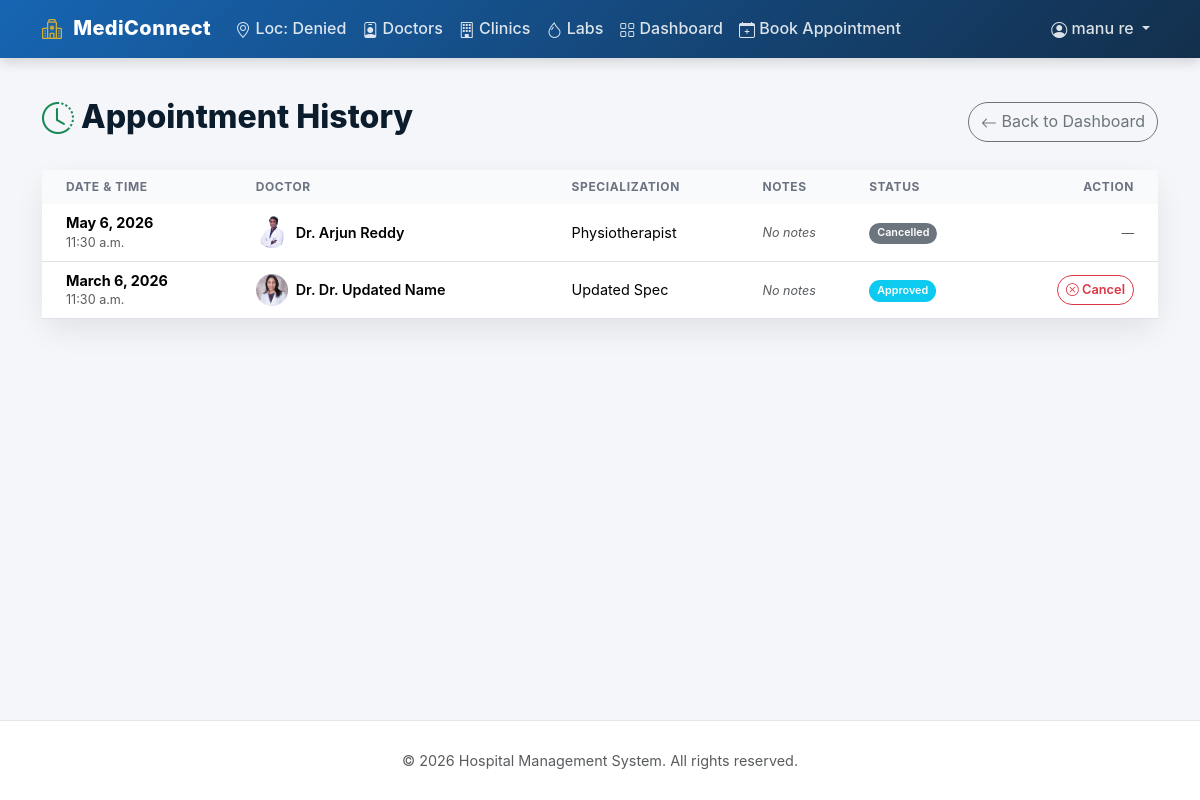
Screenshot of /appointments/history/ (signed in) with the database file from the repository.
### appointments/models.py (models this page shows, shortened)
class Appointment(models.Model):
    STATUS_CHOICES = [
        ('PENDING', 'Pending'),
        ('APPROVED', 'Approved'),
        ('COMPLETED', 'Completed'),
        ('CANCELLED', 'Cancelled'),
    ]
    patient = models.ForeignKey(
        User,
        on_delete=models.CASCADE,
        related_name='patient_appointments'
    )
    doctor = models.ForeignKey(
        Doctor,
        on_delete=models.CASCADE,
        related_name='doctor_appointments'
    )
    date = models.DateField()
    time = models.TimeField()
    status = models.CharField(
        max_length=20,
        choices=STATUS_CHOICES,
        default='PENDING'
    )
    notes = models.TextField(blank=True, null=True)
    created_at = models.DateTimeField(auto_now_add=True)
    class Meta:
        ordering = ['-date', '-time']

### doctors/models.py (models this page shows, shortened)
class Doctor(models.Model):
    user = models.OneToOneField(
        User, on_delete=models.CASCADE, related_name='doctor_profile',
        null=True, blank=True  # Admin-created doctors may not have user account
    )
    name = models.CharField(max_length=200)
    specialization = models.CharField(max_length=200)
    city = models.ForeignKey(City, on_delete=models.CASCADE, related_name='doctors')
    clinic = models.ForeignKey(
        Clinic, on_delete=models.CASCADE, related_name='doctors',
        help_text="Primary hospital/clinic"
    )
    experience = models.IntegerField(help_text="Years of experience")
    consultation_fee = models.DecimalField(max_digits=10, decimal_places=2)
    profile_image = models.ImageField(
        upload_to='doctors/', blank=True, null=True
    )
    class Meta:
        verbose_name_plural = "Doctors"

### appointments/views.py (the view)
# urls.py: path('history/', views.appointment_history, name='appointment_history'),
@patient_required
def appointment_history(request):
    appointments = request.user.patient_appointments.all()
    return render(request, 'appointments/appointment_history.html', {
        'appointments': appointments
    })

### accounts/models.py (called while the page is built)
    @property
    def is_patient(self):
        return self.role == 'PATIENT'

### templates/appointments/appointment_history.html (shortened to what this page needs)
{% extends 'base.html' %}
{% block content %}
<div class="d-flex justify-content-between align-items-center mb-4">
    <h2 class="page-title">
        <i class="bi bi-clock-history text-success"></i> Appointment History
    </h2>
    <a href="{% url 'appointments:patient_dashboard' %}" class="btn btn-outline-secondary rounded-pill">
        <i class="bi bi-arrow-left"></i> Back to Dashboard
    </a>
</div>
<div class="card">
    <div class="card-body p-0">
        <div class="table-responsive">
            <table class="table table-hover mb-0">
                <thead class="bg-light">
                    <tr>
                        <th class="ps-4">Date & Time</th>
                        <th>Doctor</th>
                        <th>Specialization</th>
                        <th>Notes</th>
                        <th>Status</th>
                        <th class="text-end pe-4">Action</th>
                    </tr>
                </thead>
                <tbody>
                    {% for apt in appointments %}
                    <tr>
                        <td class="ps-4">
                            <div class="fw-bold">{{ apt.date }}</div>
                            <div class="small text-muted">{{ apt.time }}</div>
                        </td>
                        <td>
                            <div class="d-flex align-items-center">
                                {% if apt.doctor.profile_image %}
                                <img src="{{ apt.doctor.profile_image.url }}" alt="" class="rounded-circle me-2"
                                    style="width: 32px; height: 32px; object-fit: cover;">
                                {% else %}
                                <img src="https://api.dicebear.com/9.x/avataaars/svg?seed={{ apt.doctor.user.username }}"
                                    alt="" class="rounded-circle me-2"
                                    style="width: 32px; height: 32px; object-fit: cover;">
                                {% endif %}
                                <span class="fw-semibold">Dr. {{ apt.doctor.name }}</span>
                            </div>
                        </td>
                        <td>{{ apt.doctor.specialization }}</td>
                        <td>
                            {% if apt.notes %}
                            <span class="text-truncate d-inline-block" style="max-width: 150px;"
                                title="{{ apt.notes }}">
                                {{ apt.notes }}
                            </span>
                            {% else %}
                            <span class="text-muted small"><em>No notes</em></span>
                            {% endif %}
                        </td>
                        <td>
                            <span class="badge
                                {% if apt.status == 'PENDING' %}bg-warning text-dark
                                {% elif apt.status == 'APPROVED' %}bg-info text-white
                                {% elif apt.status == 'COMPLETED' %}bg-success
                                {% elif apt.status == 'CANCELLED' %}bg-secondary
                                {% endif %}">
                                {{ apt.get_status_display }}
                            </span>
                        </td>
                        <td class="text-end pe-4">
                            {% if apt.status == 'PENDING' or apt.status == 'APPROVED' %}
                            <a href="{% url 'appointments:cancel_appointment' apt.pk %}"
                                class="btn btn-outline-danger btn-sm btn-action"
                                onclick="return confirm('Are you sure you want to cancel this appointment?');">
                                <i class="bi bi-x-circle"></i> Cancel
                            </a>
                            {% else %}
                            <span class="text-muted small">—</span>
                            {% endif %}
                        </td>
                    </tr>
                    {% endfor %}
                </tbody>
            </table>
        </div>
    </div>
</div>
{% endblock %}

### templates/base.html (shortened to what this page needs)
<!DOCTYPE html>
<html lang="en">
<head>
    <link href="https://cdn.jsdelivr.net/npm/bootstrap@5.3.2/dist/css/bootstrap.min.css" rel="stylesheet">
    <link href="https://cdn.jsdelivr.net/npm/bootstrap-icons@1.11.1/font/bootstrap-icons.css" rel="stylesheet">
</head>
<body>
    <nav class="navbar navbar-expand-lg navbar-dark bg-primary">
        <div class="container">
            <a class="navbar-brand" href="{% url 'doctors:doctor_list' %}">
                <i class="bi bi-hospital"></i> MediConnect
            </a>
            <div class="collapse navbar-collapse" id="navbarNav">
                <ul class="navbar-nav me-auto">
                    <li class="nav-item">
                        <span class="nav-link" id="userLocation"> Location</span>
                    </li>
                    <li class="nav-item">
                        <a class="nav-link" href="{% url 'doctors:doctor_list' %}"><i class="bi bi-person-badge"></i>
                            Doctors</a>
                    </li>
                    <li class="nav-item">
                        <a class="nav-link" href="{% url 'hospitals:clinic_list' %}"><i class="bi bi-building"></i>
                            Clinics</a>
                    </li>
                    <li class="nav-item">
                        <a class="nav-link" href="{% url 'hospitals:lab_list' %}"><i class="bi bi-droplet"></i> Labs</a>
                    </li>
                    {% if user.is_authenticated %}
                    {% if user.is_staff %}
                    <li class="nav-item">
                        <a class="nav-link" href="/admin/"><i class="bi bi-gear"></i> Admin</a>
                    </li>
                    {% elif user.is_authenticated and user.profile.role == 'PATIENT' %}
                    <li class="nav-item">
                        <a class="nav-link" href="{% url 'appointments:patient_dashboard' %}">
                            <i class="bi bi-grid"></i> Dashboard</a>
                    </li>
                    <li class="nav-item">
                        <a class="nav-link" href="{% url 'doctors:doctor_list' %}">
                            <i class="bi bi-calendar-plus"></i> Book Appointment
                        </a>
                    </li>
                    {% elif user.is_authenticated and user.profile.role == 'DOCTOR' %}
                    <li class="nav-item">
                        <a class="nav-link" href="{% url 'doctors:dashboard' %}"><i class="bi bi-grid"></i>
                            Dashboard</a>
                    </li>
                    {% endif %}
                    {% endif %}
                </ul>
                <ul class="navbar-nav">
                    {% if user.is_authenticated %}
                    <li class="nav-item dropdown">
                        <a class="nav-link dropdown-toggle" href="#" data-bs-toggle="dropdown">
                            <i class="bi bi-person-circle"></i> {{ user.get_full_name|default:user.username }}
                        </a>
                    </li>
                    {% endif %}
                </ul>
            </div>
        </div>
    </nav>
    <main class="container">
        {% block content %}{% endblock %}
    </main>
    <footer class="text-center text-muted">
        <div class="container">
            <p class="mb-0">&copy; {% now "Y" %} Hospital Management System. All rights reserved.</p>
        </div>
    </footer>
</body>
</html>

### templates/base.html (style rules this page uses)
:root { --royal-blue: #1765b2; --royal-blue-light: #132f4c; --emerald: #1fa37c; --emerald-dark: #178b69; --soft-gold: #d4af37; --bg-light: #f4f6f9; --text-dark: #1f2933; --text-muted: #6b7280; --card-bg: #ffffff; }
body { min-height: 100vh; display: flex; flex-direction: column; background-color: var(--bg-light); color: var(--text-dark); font-family: "Inter", "Segoe UI", system-ui, -apple-system, sans-serif; }
main { flex: 1; padding: 2.5rem 0; }
.navbar { background: linear-gradient(135deg, var(--royal-blue), var(--royal-blue-light)); box-shadow: 0 4px 12px rgba(0, 0, 0, 0.15); }
.navbar-brand { font-weight: 800; letter-spacing: 0.4px; color: #ffffff !important; }
.navbar-brand i { color: var(--soft-gold); margin-right: 6px; }
.nav-link { color: rgba(255, 255, 255, 0.85) !important; font-weight: 500; transition: all 0.25s ease; }
.card { background: var(--card-bg); border: none; border-radius: 1rem; box-shadow: 0 12px 30px rgba(0, 0, 0, 0.08); transition: transform 0.25s ease, box-shadow 0.25s ease; }
footer { background: #ffffff; border-top: 1px solid #e5e7eb; padding: 1.8rem 0; font-size: 0.9rem; color: var(--text-muted); }
footer p { margin-bottom: 0; }
i.bi { vertical-align: middle; }

### templates/appointments/appointment_history.html (style rules this page uses)
.page-title { font-weight: 800; color: #0b1c2d; }
.card { border-radius: 1.25rem; border: none; box-shadow: 0 12px 30px rgba(0, 0, 0, 0.08); }
.table thead th { font-size: 0.75rem; letter-spacing: 0.05em; text-transform: uppercase; color: #6b7280; border-bottom: none; background-color: #f9fafb; }
.table td { vertical-align: middle; font-size: 0.9rem; }
.badge { border-radius: 999px; font-weight: 600; padding: 0.5em 0.75em; }
.btn-action { border-radius: 999px; font-weight: 600; font-size: 0.8rem; }

### rows the page displays
Appointment: date "May 6, 2026", time "11:30 a.m.", doctor.profile_image (picture), doctor.name "Arjun Reddy", doctor.specialization "Physiotherapist", notes "No notes", status "Cancelled"
Appointment: date "March 6, 2026", time "11:30 a.m.", doctor.profile_image (picture), doctor.name "Dr. Updated Name", doctor.specialization "Updated Spec", notes "No notes", status "Approved", shows "Cancel"

### other values shown
{{ user.get_full_name|default:user.username }} "manu re"
